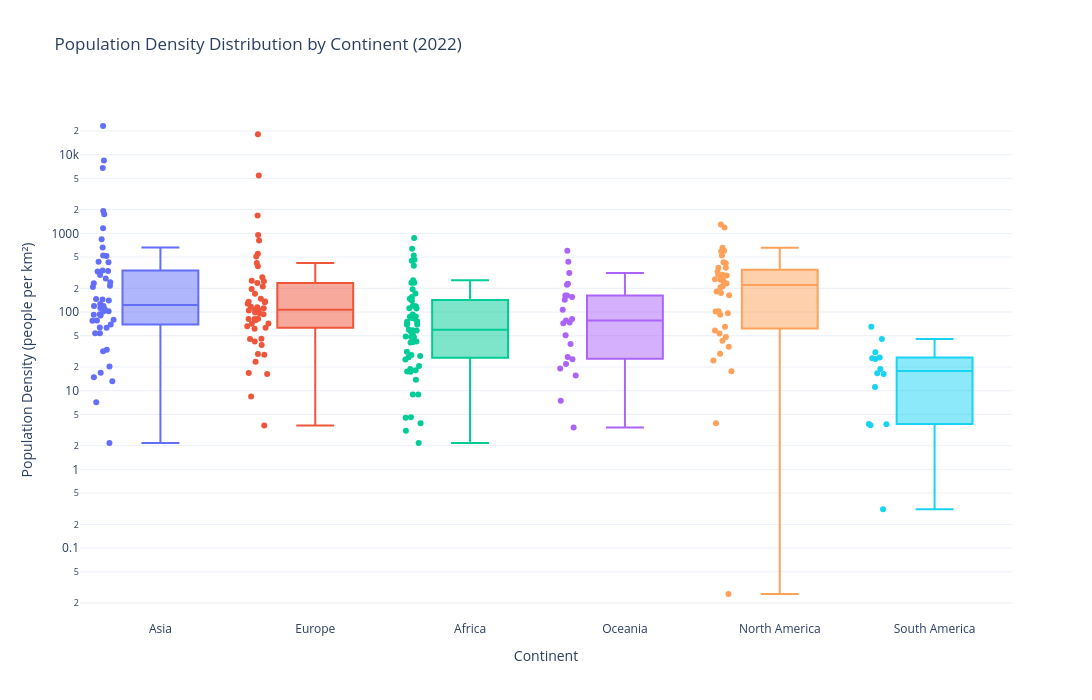

The code cell stored with this chart in its notebook:
### Markdown cell above
**Chart choice & justification:** *Which chart did you choose, and why? Justify design choices.

Box plot with individual data points (strip/scatter points).

I selected a box plot with individual data points to compare population density distributions across continents. The box plot displays the median, quartiles and variation, while individual points represent countries and highlight outliers. I used a logarithmic Y-axis because population density varies considerably between countries. Different colours help distinguish the continents and make comparisons easier.

### Code cell
# Q4 - How crowded are the continents?

import pandas as pd
import plotly.express as px

# Select population data for 2022
pop_2022 = df_long[df_long['Year'] == 2022].copy()

# Get country area information
area_data = df[['Country', 'Area']].drop_duplicates()

# Merge population and area data
q4_data = pop_2022.merge(area_data, on='Country')

# Calculate population density
q4_data['Density'] = (
    q4_data['Population'] / q4_data['Area']
)

# Remove invalid values
q4_data = q4_data[
    (q4_data['Area'] > 0) &
    (q4_data['Density'] > 0)
]

# Create box plot
fig = px.box(
    q4_data,
    x='Continent',
    y='Density',
    color='Continent',
    points='all',
    title='Population Density Distribution by Continent (2022)',
    labels={
        'Continent': 'Continent',
        'Density': 'Population Density (people per km²)'
    },
    hover_name='Country'
)

fig.update_layout(
    template='plotly_white',
    width=1100,
    height=700,
    showlegend=False
)

fig.update_yaxes(type='log')

fig.show()

# Summary statistics
print("Population Density Summary by Continent:")

display(
    q4_data.groupby('Continent')['Density']
    .agg(['count', 'median', 'mean', 'min', 'max'])
    .round(2)
)

### Figure 1 — Plotly figure (JSON) as saved in the notebook; plotly's stock layout.template omitted (floating-point values rounded to 4 significant figures)
{"data": [{"alignmentgroup": "True", "boxpoints": "all", "hovertemplate": "<b>%{hovertext}</b><br><br>Continent=%{x}<br>Population Density (people per km²)=%{y}<extra></extra>", "hovertext": ["Afghanistan", "Armenia", "Azerbaijan", "Bahrain", "Bangladesh", "Bhutan", "Brunei", "Cambodia", "China", "Georgia", "Hong Kong", "India", "Indonesia", "Iran", "Iraq", "Israel", "Japan", "Jordan", "Kazakhstan", "Kuwait", "Kyrgyzstan", "Laos", "Lebanon", "Macau", "Malaysia", "Maldives", "Mongolia", "Myanmar", "Nepal", "North Korea", "Oman", "Pakistan", "Palestine", "Philippines", "Qatar", "Saudi Arabia", "Singapore", "South Korea", "Sri Lanka", "Syria", "Taiwan", "Tajikistan", "Thailand", "Timor-Leste", "Turkey", "Turkmenistan", "United Arab Emirates", "Uzbekistan", "Vietnam", "Yemen"], "legendgroup": "Asia", "marker": {"color": "#636efa"}, "name": "Asia", "notched": false, "offsetgroup": "Asia", "orientation": "v", "showlegend": true, "type": "box", "x": ["Asia", "Asia", "Asia", "Asia", "Asia", "Asia", "Asia", "Asia", "Asia", "Asia", "Asia", "Asia", "Asia", "Asia", "Asia", "Asia", "Asia", "Asia", "Asia", "Asia", "Asia", "Asia", "Asia", "Asia", "Asia", "Asia", "Asia", "Asia", "Asia", "Asia", "Asia", "Asia", "Asia", "Asia", "Asia", "Asia", "Asia", "Asia", "Asia", "Asia", "Asia", "Asia", "Asia", "Asia", "Asia", "Asia", "Asia", "Asia", "Asia", "Asia"], "x0": " ", "xaxis": "x", "y": [63.06, 93.48, 119.6, 1924.0, 1160.0, 20.38, 77.88, 92.62, 146.9, 53.72, 6783.0, 431.1, 144.7, 53.73, 101.5, 435.2, 328.0, 126.3, 7.119, 239.6, 33.16, 31.8, 525.2, 23170.0, 102.6, 1746.0, 2.173, 80.08, 207.6, 216.3, 14.79, 267.4, 844.1, 337.5, 232.6, 16.94, 8416.0, 517.1, 332.8, 119.5, 660.2, 69.55, 139.7, 90.18, 108.9, 13.18, 112.9, 77.4, 296.4, 63.82], "y0": " ", "yaxis": "y"}, {"alignmentgroup": "True", "boxpoints": "all", "hovertemplate": "<b>%{hovertext}</b><br><br>Continent=%{x}<br>Population Density (people per km²)=%{y}<extra></extra>", "hovertext": ["Albania", "Andorra", "Austria", "Belarus", "Belgium", "Bosnia and Herzegovina", "Bulgaria", "Croatia", "Cyprus", "Czech Republic", "Denmark", "Estonia", "Faroe Islands", "Finland", "France", "Germany", "Gibraltar", "Greece", "Guernsey", "Hungary", "Iceland", "Ireland", "Isle of Man", "Italy", "Jersey", "Latvia", "Liechtenstein", "Lithuania", "Luxembourg", "Malta", "Moldova", "Monaco", "Montenegro", "Netherlands", "North Macedonia", "Norway", "Poland", "Portugal", "Romania", "Russia", "San Marino", "Serbia", "Slovakia", "Slovenia", "Spain", "Sweden", "Switzerland", "Ukraine", "United Kingdom", "Vatican City"], "legendgroup": "Europe", "marker": {"color": "#EF553B"}, "name": "Europe", "notched": false, "offsetgroup": "Europe", "orientation": "v", "showlegend": true, "type": "box", "x": ["Europe", "Europe", "Europe", "Europe", "Europe", "Europe", "Europe", "Europe", "Europe", "Europe", "Europe", "Europe", "Europe", "Europe", "Europe", "Europe", "Europe", "Europe", "Europe", "Europe", "Europe", "Europe", "Europe", "Europe", "Europe", "Europe", "Europe", "Europe", "Europe", "Europe", "Europe", "Europe", "Europe", "Europe", "Europe", "Europe", "Europe", "Europe", "Europe", "Europe", "Europe", "Europe", "Europe", "Europe", "Europe", "Europe", "Europe", "Europe", "Europe", "Europe"], "x0": " ", "xaxis": "x", "y": [98.87, 170.6, 106.6, 45.93, 381.8, 63.14, 61.17, 71.22, 135.3, 133.1, 136.5, 29.32, 38.11, 16.37, 117.1, 233.5, 5442.0, 78.68, 811.6, 107.1, 3.62, 71.48, 147.8, 195.9, 955.0, 28.67, 245.8, 42.11, 250.4, 1688.0, 96.7, 18230.0, 45.4, 419.7, 81.42, 16.78, 127.5, 111.5, 82.47, 8.464, 551.8, 81.73, 115.1, 104.6, 93.99, 23.43, 211.7, 65.79, 277.9, 510.0], "y0": " ", "yaxis": "y"}, {"alignmentgroup": "True", "boxpoints": "all", "hovertemplate": "<b>%{hovertext}</b><br><br>Continent=%{x}<br>Population Density (people per km²)=%{y}<extra></extra>", "hovertext": ["Algeria", "Angola", "Benin", "Botswana", "Burkina Faso", "Burundi", "Cameroon", "Cape Verde", "Central African Republic", "Chad", "Comoros", "Djibouti", "DR Congo", "Egypt", "Equatorial Guinea", "Eritrea", "Eswatini", "Ethiopia", "Gabon", "Gambia", "Ghana", "Guinea", "Guinea-Bissau", "Ivory Coast", "Kenya", "Lesotho", "Liberia", "Libya", "Madagascar", "Malawi", "Mali", "Mauritania", "Mauritius", "Mayotte", "Morocco", "Mozambique", "Namibia", "Niger", "Nigeria", "Republic of the Congo", "Reunion", "Rwanda", "Sao Tome and Principe", "Senegal", "Seychelles", "Sierra Leone", "Somalia", "South Africa", "South Sudan", "Sudan", "Tanzania", "Togo", "Tunisia", "Uganda", "Western Sahara", "Zambia", "Zimbabwe"], "legendgroup": "Africa", "marker": {"color": "#00cc96"}, "name": "Africa", "notched": false, "offsetgroup": "Africa", "orientation": "v", "showlegend": true, "type": "box", "x": ["Africa", "Africa", "Africa", "Africa", "Africa", "Africa", "Africa", "Africa", "Africa", "Africa", "Africa", "Africa", "Africa", "Africa", "Africa", "Africa", "Africa", "Africa", "Africa", "Africa", "Africa", "Africa", "Africa", "Africa", "Africa", "Africa", "Africa", "Africa", "Africa", "Africa", "Africa", "Africa", "Africa", "Africa", "Africa", "Africa", "Africa", "Africa", "Africa", "Africa", "Africa", "Africa", "Africa", "Africa", "Africa", "Africa", "Africa", "Africa", "Africa", "Africa", "Africa", "Africa", "Africa", "Africa", "Africa", "Africa", "Africa"], "x0": " ", "xaxis": "x", "y": [18.85, 28.55, 118.6, 4.519, 83.06, 463.1, 58.71, 147.1, 8.956, 13.8, 449.4, 48.31, 42.22, 110.7, 59.71, 31.33, 69.2, 111.7, 8.925, 253.2, 140.3, 56.37, 58.29, 87.33, 93.09, 75.96, 47.61, 3.872, 50.44, 172.2, 18.22, 4.595, 637.0, 871.9, 83.88, 41.13, 3.109, 20.69, 236.6, 17.46, 387.9, 523.1, 235.9, 88.02, 237.0, 120.0, 27.6, 49.05, 17.61, 24.85, 69.3, 155.8, 75.52, 195.6, 2.165, 26.6, 41.77], "y0": " ", "yaxis": "y"}, {"alignmentgroup": "True", "boxpoints": "all", "hovertemplate": "<b>%{hovertext}</b><br><br>Continent=%{x}<br>Population Density (people per km²)=%{y}<extra></extra>", "hovertext": ["American Samoa", "Australia", "Cook Islands", "Fiji", "French Polynesia", "Guam", "Kiribati", "Marshall Islands", "Micronesia", "Nauru", "New Caledonia", "New Zealand", "Niue", "Northern Mariana Islands", "Palau", "Papua New Guinea", "Samoa", "Solomon Islands", "Tokelau", "Tonga", "Tuvalu", "Vanuatu", "Wallis and Futuna"], "legendgroup": "Oceania", "marker": {"color": "#ab63fa"}, "name": "Oceania", "notched": false, "offsetgroup": "Oceania", "orientation": "v", "showlegend": true, "type": "box", "x": ["Oceania", "Oceania", "Oceania", "Oceania", "Oceania", "Oceania", "Oceania", "Oceania", "Oceania", "Oceania", "Oceania", "Oceania", "Oceania", "Oceania", "Oceania", "Oceania", "Oceania", "Oceania", "Oceania", "Oceania", "Oceania", "Oceania", "Oceania"], "x0": " ", "xaxis": "x", "y": [222.5, 3.403, 72.08, 50.88, 73.5, 312.9, 161.8, 229.7, 162.6, 603.2, 15.61, 19.17, 7.438, 106.8, 39.34, 21.91, 78.25, 25.06, 155.9, 143.0, 435.1, 26.81, 81.49], "y0": " ", "yaxis": "y"}, {"alignmentgroup": "True", "boxpoints": "all", "hovertemplate": "<b>%{hovertext}</b><br><br>Continent=%{x}<br>Population Density (people per km²)=%{y}<extra></extra>", "hovertext": ["Anguilla", "Antigua and Barbuda", "Aruba", "Bahamas", "Barbados", "Belize", "Bermuda", "British Virgin Islands", "Canada", "Cayman Islands", "Costa Rica", "Cuba", "Curacao", "Dominica", "Dominican Republic", "El Salvador", "Greenland", "Grenada", "Guadeloupe", "Guatemala", "Haiti", "Honduras", "Jamaica", "Martinique", "Mexico", "Montserrat", "Nicaragua", "Panama", "Puerto Rico", "Saint Barthelemy", "Saint Kitts and Nevis", "Saint Lucia", "Saint Martin", "Saint Pierre and Miquelon", "Saint Vincent and the Grenadines", "Sint Maarten", "Trinidad and Tobago", "Turks and Caicos Islands", "United States", "United States Virgin Islands"], "legendgroup": "North America", "marker": {"color": "#FFA15A"}, "name": "North America", "notched": false, "offsetgroup": "North America", "orientation": "v", "showlegend": true, "type": "box", "x": ["North America", "North America", "North America", "North America", "North America", "North America", "North America", "North America", "North America", "North America", "North America", "North America", "North America", "North America", "North America", "North America", "North America", "North America", "North America", "North America", "North America", "North America", "North America", "North America", "North America", "North America", "North America", "North America", "North America", "North America", "North America", "North America", "North America", "North America", "North America", "North America", "North America", "North America", "North America", "North America"], "x0": " ", "xaxis": "x", "y": [174.3, 212.1, 591.4, 29.4, 655.0, 17.65, 1189.0, 207.3, 3.851, 260.2, 101.4, 102.0, 430.5, 96.85, 230.7, 301.1, 0.02607, 364.6, 243.1, 163.9, 417.5, 92.74, 257.2, 325.8, 64.91, 43.04, 53.3, 58.46, 366.7, 522.2, 182.6, 292.0, 599.8, 24.22, 267.2, 1299.0, 298.4, 48.21, 36.09, 286.6], "y0": " ", "yaxis": "y"}, {"alignmentgroup": "True", "boxpoints": "all", "hovertemplate": "<b>%{hovertext}</b><br><br>Continent=%{x}<br>Population Density (people per km²)=%{y}<extra></extra>", "hovertext": ["Argentina", "Bolivia", "Brazil", "Chile", "Colombia", "Ecuador", "Falkland Islands", "French Guiana", "Guyana", "Paraguay", "Peru", "Suriname", "Uruguay", "Venezuela"], "legendgroup": "South America", "marker": {"color": "#19d3f3"}, "name": "South America", "notched": false, "offsetgroup": "South America", "orientation": "v", "showlegend": true, "type": "box", "x": ["South America", "South America", "South America", "South America", "South America", "South America", "South America", "South America", "South America", "South America", "South America", "South America", "South America", "South America"], "x0": " ", "xaxis": "x", "y": [16.37, 11.13, 25.28, 25.93, 45.43, 65.02, 0.3105, 3.646, 3.762, 16.67, 26.49, 3.773, 18.91, 30.88], "y0": " ", "yaxis": "y"}], "layout": {"boxmode": "overlay", "height": 700, "legend": {"title": {"text": "Continent"}, "tracegroupgap": 0}, "showlegend": false, "title": {"text": "Population Density Distribution by Continent (2022)"}, "width": 1100, "xaxis": {"anchor": "y", "categoryarray": ["Asia", "Europe", "Africa", "Oceania", "North America", "South America"], "categoryorder": "array", "domain": [0, 1], "title": {"text": "Continent"}}, "yaxis": {"anchor": "x", "domain": [0, 1], "title": {"text": "Population Density (people per km²)"}, "type": "log"}}}
